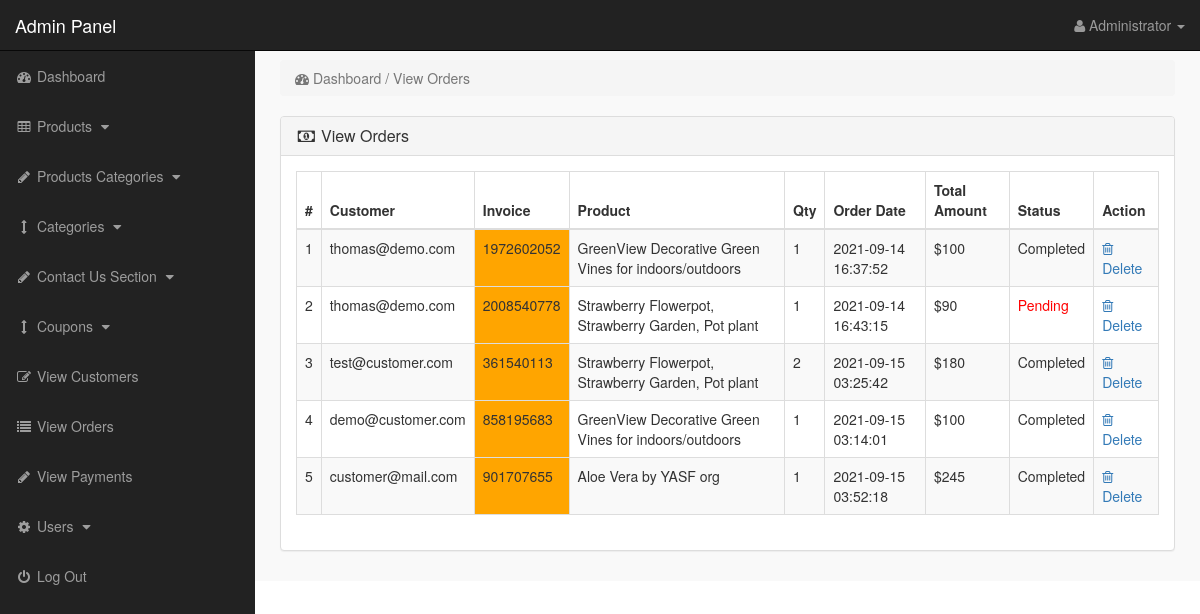
/admin_interface/index.php?view_orders (signed in), run on the app's committed database.
### tables this page shows
CREATE TABLE `pending_orders` (
  `order_id` int(10) NOT NULL,
  `customer_id` int(10) NOT NULL,
  `invoice_no` int(10) NOT NULL,
  `product_id` text NOT NULL,
  `qty` int(10) NOT NULL,
  `order_status` text NOT NULL
);

CREATE TABLE `customers` (
  `customer_id` int(10) NOT NULL,
  `customer_name` varchar(255) NOT NULL,
  `customer_email` varchar(255) NOT NULL,
  `customer_pass` varchar(255) NOT NULL,
  `customer_country` text NOT NULL,
  `customer_city` text NOT NULL,
  `customer_contact` varchar(255) NOT NULL,
  `customer_address` text NOT NULL,
  `customer_image` text NOT NULL
);

CREATE TABLE `products` (
  `product_id` int(10) NOT NULL,
  `p_cat_id` int(10) NOT NULL,
  `cat_id` int(10) NOT NULL,
  `date` timestamp NOT NULL DEFAULT current_timestamp() ON UPDATE current_timestamp(),
  `product_title` text NOT NULL,
  `product_url` text NOT NULL,
  `product_img1` text NOT NULL,
  `product_img2` text NOT NULL,
  `product_img3` text NOT NULL,
  `product_price` int(10) NOT NULL,
  `product_psp_price` int(100) NOT NULL,
  `product_desc` text NOT NULL,
  `product_keywords` text NOT NULL,
  `product_label` text NOT NULL
);

CREATE TABLE `customer_orders` (
  `order_id` int(10) NOT NULL,
  `customer_id` int(10) NOT NULL,
  `due_amount` int(100) NOT NULL,
  `invoice_no` int(100) NOT NULL,
  `qty` int(10) NOT NULL,
  `order_date` timestamp NOT NULL DEFAULT current_timestamp() ON UPDATE current_timestamp(),
  `order_status` text NOT NULL
);

### admin_interface/view_orders.php (the view)
<?php
if(!isset($_SESSION['admin_email'])){
echo "<script>window.open('login.php','_self')</script>";
}
else {
?>
<div class="row">
<div class="col-lg-12">
<ol class="breadcrumb">
<li class="active">
<i class="fa fa-dashboard"></i> Dashboard / View Orders
</li>
</ol>
</div>
</div>
<div class="row">
<div class="col-lg-12">
<div class="panel panel-default">
<div class="panel-heading">
<h3 class="panel-title">
<i class="fa fa-money fa-fw"></i> View Orders
</h3>
</div>
<div class="panel-body">
<div class="table-responsive">
<table class="table table-bordered table-hover table-striped">
<thead>
<tr>
<th>#</th>
<th>Customer</th>
<th>Invoice</th>
<th>Product</th>
<th>Qty</th>
<th>Order Date</th>
<th>Total Amount</th>
<th>Status</th>
<th>Action</th>
</tr>
</thead>
<tbody>
<?php
$i = 0;
$get_orders = "select * from pending_orders";
$run_orders = mysqli_query($con,$get_orders);
while ($row_orders = mysqli_fetch_array($run_orders)) {
$order_id = $row_orders['order_id'];
$c_id = $row_orders['customer_id'];
$invoice_no = $row_orders['invoice_no'];
$product_id = $row_orders['product_id'];
$qty = $row_orders['qty'];
$order_status = $row_orders['order_status'];
$get_products = "select * from products where product_id='$product_id'";
$run_products = mysqli_query($con,$get_products);
$row_products = mysqli_fetch_array($run_products);
$product_title = $row_products['product_title'];
$i++;
?>
<tr>
<td><?php echo $i; ?></td>
<td>
<?php
$get_customer = "select * from customers where customer_id='$c_id'";
$run_customer = mysqli_query($con,$get_customer);
$row_customer = mysqli_fetch_array($run_customer);
$customer_email = $row_customer['customer_email'];
echo $customer_email;
 ?>
 </td>
<td bgcolor="orange" ><?php echo $invoice_no; ?></td>
<td><?php echo $product_title; ?></td>
<td><?php echo $qty; ?></td>
<td>
<?php
$get_customer_order = "select * from customer_orders where order_id='$order_id'";
$run_customer_order = mysqli_query($con,$get_customer_order);
$row_customer_order = mysqli_fetch_array($run_customer_order);
$order_date = $row_customer_order['order_date'];
$due_amount = $row_customer_order['due_amount'];
echo $order_date;
?>
</td>
<td>$<?php echo $due_amount; ?></td>
<td>
<?php
if($order_status=='pending'){
echo $order_status='<div style="color:red;">Pending</div>';
}
else{
echo $order_status='Completed';
}
?>
</td>
<td>
<a href="index.php?order_delete=<?php echo $order_id; ?>" >
<i class="fa fa-trash-o" ></i> Delete
</a>
</td>
</tr>
<?php } ?>
</tbody>
</table>
</div>
</div>
</div>
</div>
</div>
<?php } ?>

### admin_interface/includes/sidebar.php (shortened to what this page needs)
<?php
if(!isset($_SESSION['admin_email'])){
echo "<script>window.open('login.php','_self')</script>";
}
else {
?>
<nav class="navbar navbar-inverse navbar-fixed-top" >
<div class="navbar-header" >
<a class="navbar-brand" href="index.php?dashboard" >Admin Panel</a>
</div>
<ul class="nav navbar-right top-nav" >
<li class="dropdown" >
<a href="#" class="dropdown-toggle" data-toggle="dropdown" >
<i class="fa fa-user" ></i>
<?php echo $admin_name; ?> <b class="caret" ></b>
</a>
</li>
</ul>
<div class="collapse navbar-collapse navbar-ex1-collapse">
<ul class="nav navbar-nav side-nav">
<li>
<a href="index.php?dashboard">
<i class="fa fa-fw fa-dashboard"></i> Dashboard
</a>
</li>
<li>
<a href="#" data-toggle="collapse" data-target="#products">
<i class="fa fa-fw fa-table"></i> Products
<i class="fa fa-fw fa-caret-down"></i>
</a>
</li>
<li>
<a href="#" data-toggle="collapse" data-target="#p_cat">
<i class="fa fa-fw fa-pencil"></i> Products Categories
<i class="fa fa-fw fa-caret-down"></i>
</a>
</li>
<li>
<a href="#" data-toggle="collapse" data-target="#cat">
<i class="fa fa-fw fa-arrows-v"></i> Categories
<i class="fa fa-fw fa-caret-down"></i>
</a>
</li>
<li>
<a href="#" data-toggle="collapse" data-target="#contact_us">
<i class="fa fa-fw fa-pencil"> </i> Contact Us Section
<i class="fa fa-fw fa-caret-down"></i>
</a>
</li>
<li>
<a href="#" data-toggle="collapse" data-target="#coupons">
<i class="fa fa-fw fa-arrows-v"></i> Coupons
<i class="fa fa-fw fa-caret-down"></i>
</a>
</li>
<li>
<a href="index.php?view_customers">
<i class="fa fa-fw fa-edit"></i> View Customers
</a>
</li>
<li>
<a href="index.php?view_orders">
<i class="fa fa-fw fa-list"></i> View Orders
</a>
</li>
<li>
<a href="index.php?view_payments">
<i class="fa fa-fw fa-pencil"></i> View Payments
</a>
</li>
<li>
<a href="#" data-toggle="collapse" data-target="#users">
<i class="fa fa-fw fa-gear"></i> Users
<i class="fa fa-fw fa-caret-down"></i>
</a>
</li>
<li>
<a href="logout.php">
<i class="fa fa-fw fa-power-off"></i> Log Out
</a>
</li>
</ul>
</div>
</nav>
<?php } ?>

### admin_interface/css/style.css (style rules this page uses)
body { margin-top:100px; }
@media (min-width: 768px) { body { margin-top:50px; } }
.top-nav { padding:0 15px; }
.top-nav>li { display:inline-block; float:left; }
.top-nav>li>a { padding-top:15px; padding-bottom:15px; line-height:20px; color:#999; }
@media (min-width: 768px) { .side-nav { position:fixed; top:51px; width:255px; border-radius:0; overflow-y:auto; background-color: #222; bottom:0; overflow-x:hidden; padding-bottom:40px; } }
@media (min-width: 768px) { .side-nav>li>a { width:255px; } }
.panel-body { border-radius:5px; }

### data on the page
pending_orders: customer.customer_email "thomas@demo.com", invoice_no "1972602052", product.product_title "GreenView Decorative Green Vines for indoors/outdoors", qty "1", customer_orders.order_date "2021-09-14 16:37:52", customer_orders.due_amount "100"
pending_orders: customer.customer_email "thomas@demo.com", invoice_no "2008540778", product.product_title "Strawberry Flowerpot, Strawberry Garden, Pot plant", qty "1", customer_orders.order_date "2021-09-14 16:43:15", customer_orders.due_amount "90", order_status "Pending"
pending_orders: customer.customer_email "test@customer.com", invoice_no "361540113", product.product_title "Strawberry Flowerpot, Strawberry Garden, Pot plant", qty "2", customer_orders.order_date "2021-09-15 03:25:42", customer_orders.due_amount "180"
pending_orders: customer.customer_email "demo@customer.com", invoice_no "858195683", product.product_title "GreenView Decorative Green Vines for indoors/outdoors", qty "1", customer_orders.order_date "2021-09-15 03:14:01", customer_orders.due_amount "100"
pending_orders: customer.customer_email "customer@mail.com", invoice_no "901707655", product.product_title "Aloe Vera by YASF org", qty "1", customer_orders.order_date "2021-09-15 03:52:18", customer_orders.due_amount "245"

### other printed values
$admin_name "Administrator"
